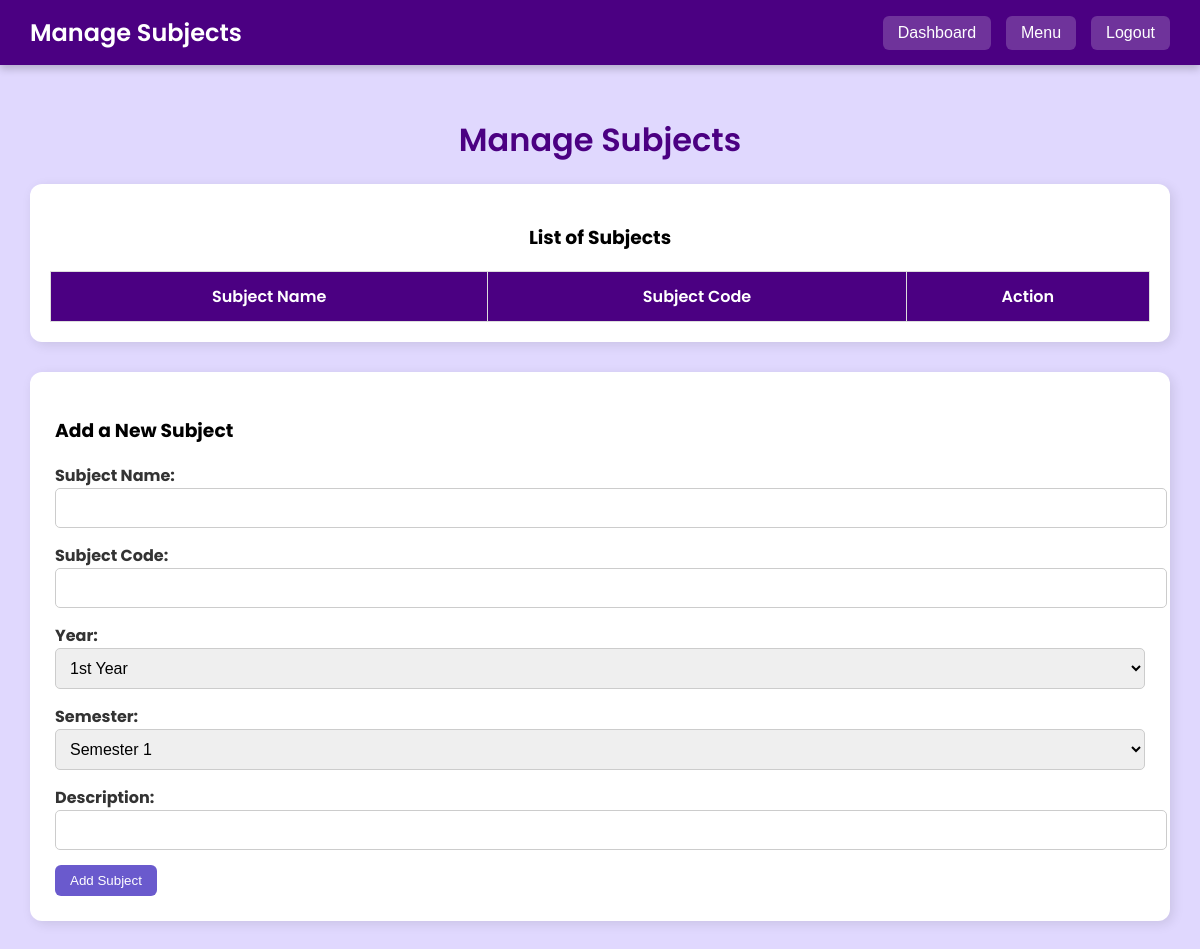
Before: /manage_subjects with the older database file.
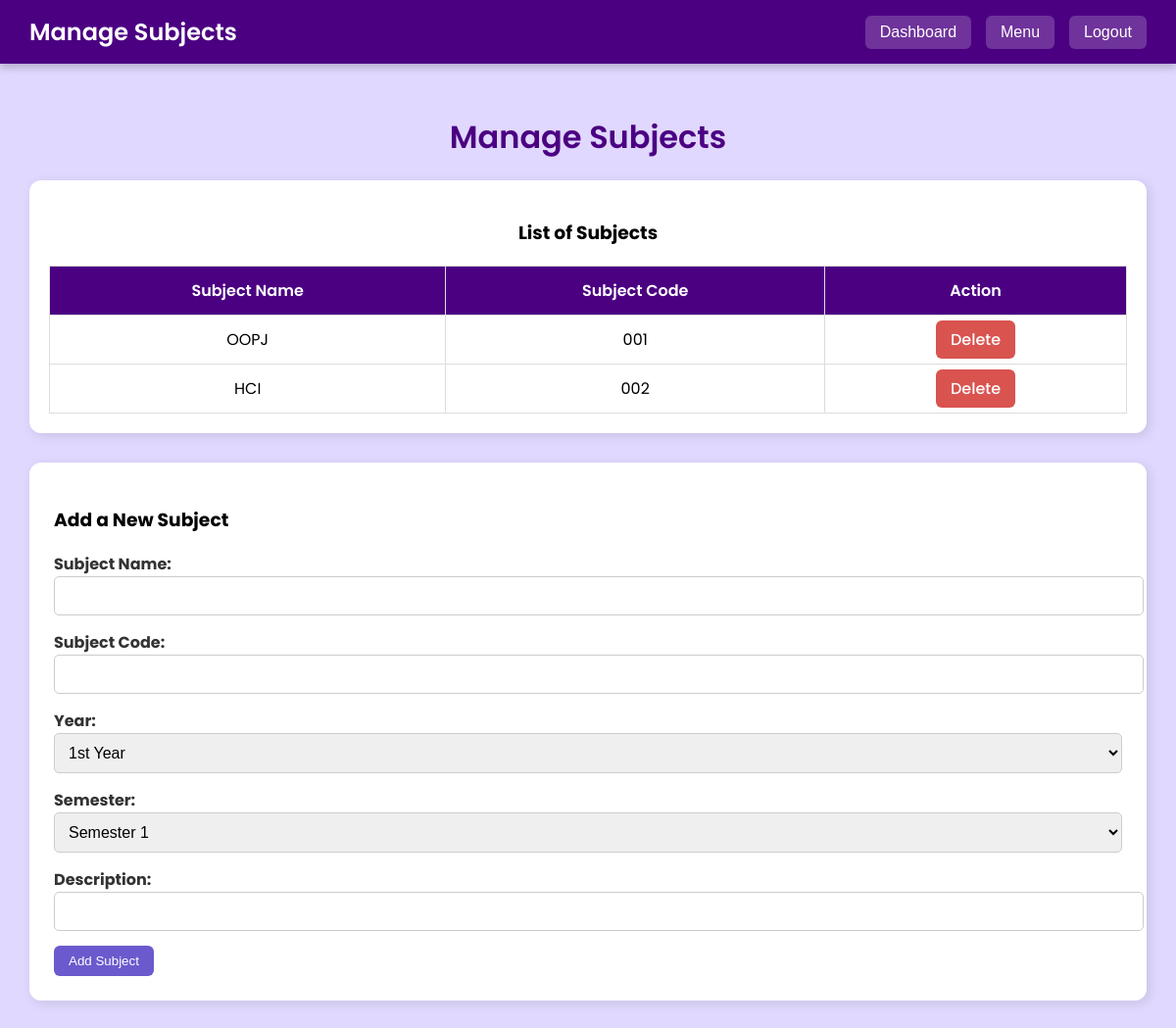
After: the same page with the newer database file.
### tables this page shows
CREATE TABLE Subjects (
                    code VARCHAR PRIMARY KEY ,
                    name TEXT UNIQUE NOT NULL,
                    year INTEGER NOT NULL,
                    semester INTEGER NOT NULL,
                    description TEXT);

### app.py (the view)
@app.route('/manage_subjects')
def manage_subjects():
    conn = sqlite3.connect('information.db')
    cursor = conn.cursor()
    cursor.execute("SELECT * FROM Subjects")
    subjects = cursor.fetchall()
    conn.commit()
    conn.close()
    return render_template('ManageSubjects.html', subjects=subjects)

### templates/ManageSubjects.html (shortened to what this page needs)
<!DOCTYPE html>
<html lang="en">
<head>
</head>
<body>
    <div class="header">
        <h2>Manage Subjects</h2>
        <div class="menu-container">
            <button class="dashboard-btn" onclick="window.location.href='/teacher_dashboard'">Dashboard</button>
            <div class="dropdown">
                <button class="menu-btn">Menu</button>
            </div>
            <button class="logout-btn" onclick="window.location.href='/home'">Logout</button>
        </div>
    </div>
    <div class="container">
        <h1>Manage Subjects</h1>
        <div class="table-container">
            <h3>List of Subjects</h3>
            <table class="table">
                <thead>
                    <tr>
                        <th>Subject Name</th>
                        <th>Subject Code</th>
                        <th>Action</th>
                    </tr>
                </thead>
                <tbody>
                    {% for subject in subjects %}
                    <tr>
                        <td>{{ subject[1] }}</td>
                        <td>{{ subject[0] }}</td>
                        <td>
                            <a href="/delete_subject/{{ subject[0] }}" class="btn btn-danger">Delete</a>
                        </td>
                    </tr>
                    {% endfor %}
                </tbody>
            </table>
        </div>
        <div class="form-container">
            <h3>Add a New Subject</h3>
            <form action="/add_subject" method="POST">
                <div class="form-group">
                    <label for="name">Subject Name:</label>
                    <input type="text" id="name" name="name" required>
                </div>
                <div class="form-group">
                    <label for="code">Subject Code:</label>
                    <input type="text" id="code" name="code" required>
                </div>
                <div class="form-group">
                    <label for="year">Year:</label>
                    <select id="year" name="year">
                        <option value="1">1st Year</option>
                    </select>
                </div>
                <div class="form-group">
                    <label for="semester">Semester:</label>
                    <select id="semester" name="semester">
                        <option value="1">Semester 1</option>
                    </select>
                </div>
                <div class="form-group">
                    <label for="description">Description:</label>
                    <input type="text" id="description" name="description" required>
                </div>
                <button type="submit" class="btn">Add Subject</button>
            </form>
        </div>
    </div>
</body>
</html>

Changed rows visible on the page:
added Subjects: name "OOPJ", code "001"
added Subjects: name "HCI", code "002"
